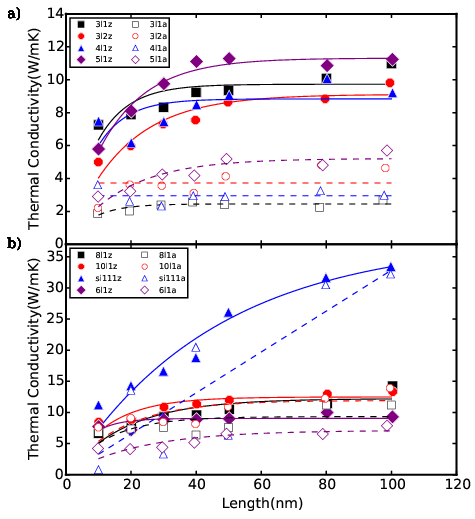

The script that drew this image:
# -*- coding: utf-8 -*-
# @Author: YangZhou
# @Date:   2017-06-14 22:16:16
# @Last Modified by:   YangZhou
# @Last Modified time: 2017-06-21 17:08:15
from aces.tools import *
from aces.graph import fig, setLegend, pl, fit
import numpy as np


def ff(p, x):
    return p[0] * (1.0 - np.exp(-x / p[1]))
    # return 1.0/(p[1]/x+1/p[0])-p[2]
    # return p[0]*p[1]**x


with fig('vl_length.eps', figsize=(7, 8)):
    markers = ['s', '8', '^', 'D', '>']
    colors = "k,r,b,purple,g".split(',')
    vs = '3l1,3l2,4l1,5l1'.split(',')
    text_style = dict(horizontalalignment='left', verticalalignment='center',
                      fontsize=14, fontdict={'family': 'serif'})
    fi, axes = pl.subplots(2, 1, sharex=True, figsize=(7, 8))
    ax1 = axes[0]
    for s in ['z', 'a']:
        for i, v in enumerate(vs):

            file = "multi_si/tc/%s.txt" % (v + s)
            m = markers[i]
            c = colors[i]
            if s == 'z':
                opts = dict(
                    markeredgecolor='w',
                    marker=m,
                    color=c,
                    markersize=8 + 2,
                    ls='.')
                o1 = "-"
            else:
                opts = dict(
                    markeredgecolor=c,
                    marker=m,
                    color='w',
                    markersize=8,
                    ls='.')
                o1 = "--"
            y = np.loadtxt(file, skiprows=2)[:, [1, 5]]
            print y
            label = v + s
            ax1.plot(y[:, 0], y[:, 1], label=label, **opts)
            p = fit(y[:, 0], y[:, 1], [1, 1, 1], ff)
            xx = np.linspace(10, 100, 1000)
            ax1.plot(xx, ff(p, xx), color=c, ls=o1)
            ax1.set_ylabel("Thermal Conductivity(W/mK)")
            # ax1.set_xticks([])
            ax1.set_ylim([0, 14])
            ax1.text(-.15, 1, 'a)', transform=ax1.transAxes, **text_style)
    setLegend(ax1, ncol=2, loc=0, fontsize=8)
    ax1 = axes[1]
    vs = '8l1,10l1,si111,6l1'.split(',')
    for s in ['z', 'a']:
        for i, v in enumerate(vs):

            file = "multi_si/tc/%s.txt" % (v + s)
            m = markers[i]
            c = colors[i]
            if s == 'z':
                opts = dict(
                    markeredgecolor='w',
                    marker=m,
                    color=c,
                    markersize=8 + 2,
                    ls='.')
                o1 = "-"
            else:
                opts = dict(
                    markeredgecolor=c,
                    marker=m,
                    color='w',
                    markersize=8,
                    ls='.')
                o1 = "--"
            y = np.loadtxt(file, skiprows=2)[:, [1, 5]]
            print y
            label = v + s
            ax1.plot(y[:, 0], y[:, 1], label=label, **opts)
            p = fit(y[:, 0], y[:, 1], [1, 1, 1], ff)
            xx = np.linspace(10, 100, 1000)
            ax1.plot(xx, ff(p, xx), color=c, ls=o1)
            ax1.set_xlabel("Length(nm)")
            ax1.set_ylim([0, 37])
            ax1.set_ylabel("Thermal Conductivity(W/mK)")
            ax1.text(-.15, 1, 'b)', transform=ax1.transAxes, **text_style)
    setLegend(ax1, ncol=2, loc=0, fontsize=8)

    fi.subplots_adjust(
        left=None,
        bottom=None,
        right=None,
        top=None,
        wspace=0,
        hspace=0)
